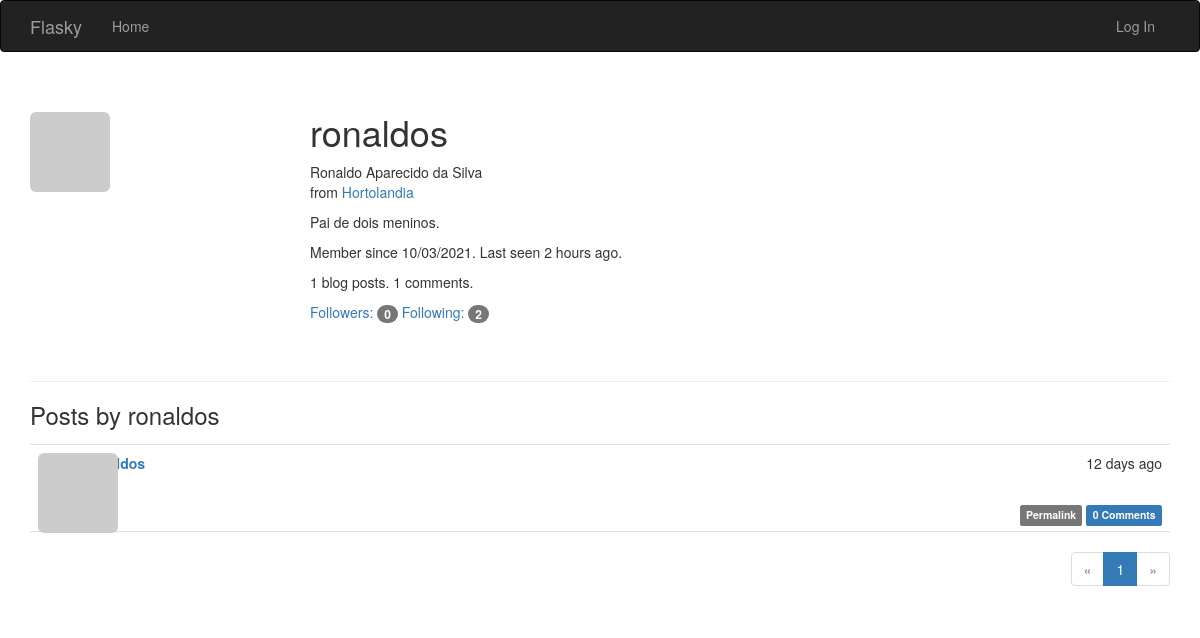
/user/ronaldos, run on an earlier commit of the app's database.
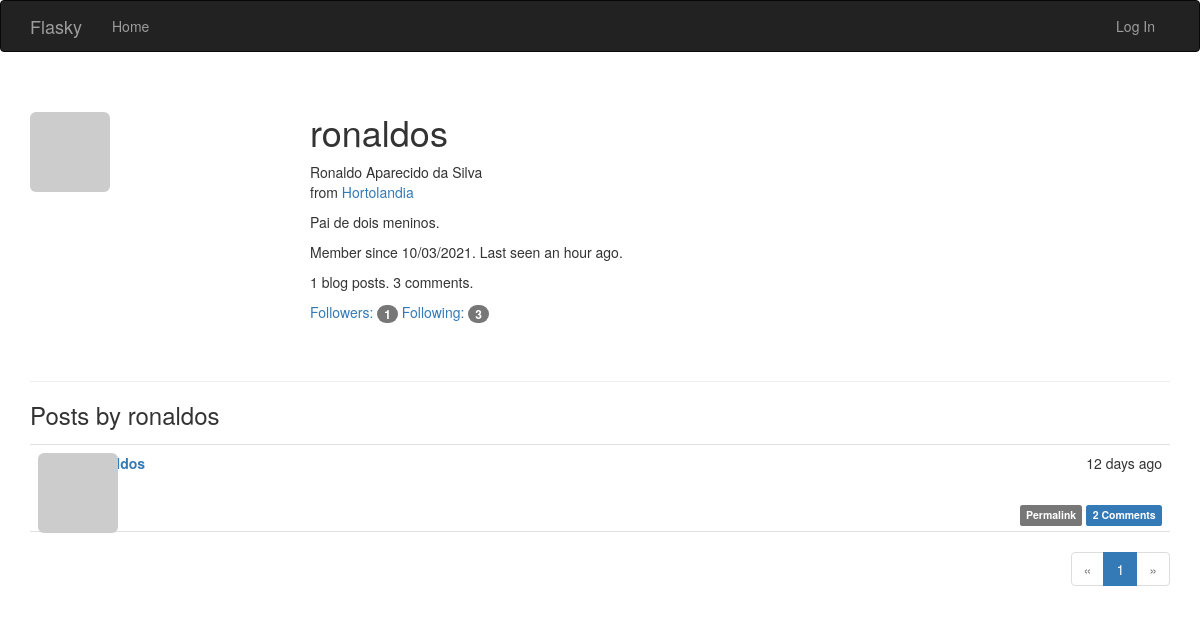
And on a later commit of the database.
### app/models.py (models this page shows, shortened)
class User(UserMixin, db.Model):
    __tablename__ = 'users'
    id = db.Column(db.Integer, primary_key=True)
    email = db.Column(db.String(64), unique=True, index=True)
    username = db.Column(db.String(64), unique=True, index=True)
    role_id = db.Column(db.Integer, db.ForeignKey('roles.id'))
    password_hash = db.Column(db.String(128))
    confirmed = db.Column(db.Boolean, default=False)
    name = db.Column(db.String(64))
    location = db.Column(db.String(64))
    about_me = db.Column(db.Text())
    member_since = db.Column(db.DateTime(), default=datetime.utcnow)
    last_seen = db.Column(db.DateTime(), default=datetime.utcnow)
    avatar_hash = db.Column(db.String(32))
    posts = db.relationship('Post', backref='author', lazy='dynamic')
    followed = db.relationship('Follow',
                               foreign_keys=[Follow.follower_id],
                               backref=db.backref('follower', lazy='joined'),
                               lazy='dynamic',
                               cascade='all, delete-orphan')
    followers = db.relationship('Follow',
                                foreign_keys=[Follow.followed_id],
                                backref=db.backref('followed', lazy='joined'),
                                lazy='dynamic',
                                cascade='all, delete-orphan')
    comments = db.relationship('Comment', backref='author', lazy='dynamic')
    @property
    def password(self):
        raise AttributeError('password is not a readable attribute')
    def gravatar(self, size=100, default='identicon', rating='g'):
        url = 'https://secure.gravatar.com/avatar'
        hash = self.avatar_hash or self.gravatar_hash()
        return '{url}/{hash}?s={size}&d={default}&r={rating}'.format(
            url=url, hash=hash, size=size, default=default, rating=rating)

class Post(db.Model):
    __tablename__ = 'posts'
    id = db.Column(db.Integer, primary_key=True)
    body = db.Column(db.Text)
    body_html = db.Column(db.Text)
    timestamp = db.Column(db.DateTime, index=True, default=datetime.utcnow)
    author_id = db.Column(db.Integer, db.ForeignKey('users.id'))
    comments = db.relationship('Comment', backref='post', lazy='dynamic')

### app/main/views.py (the view)
@main.route('/user/<username>')
def user(username):
    user = User.query.filter_by(username=username).first_or_404()
    page = request.args.get('page', 1, type=int)
    pagination = user.posts.order_by(Post.timestamp.desc()).paginate(
        page, per_page=current_app.config['FLASKY_POSTS_PER_PAGE'],
        error_out=False)
    posts = pagination.items
    return render_template('user.html', user=user, posts=posts,
                           pagination=pagination)

### app/auth/views.py (called while the page is built)
@auth.before_app_request
def before_request():
    if current_user.is_authenticated:
        current_user.ping()
        if not current_user.confirmed \
                and request.endpoint \
                and request.blueprint != 'auth' \
                and request.endpoint != 'static':
            return redirect(url_for('auth.unconfirmed'))

### app/main/__init__.py (called while the page is built)
@main.app_context_processor
def inject_permissions():
    return dict(Permission=Permission)

### app/models.py (called while the page is built)
    def can(self, permissions):
        return False

    def is_administrator(self):
        return False

### app/templates/user.html (shortened to what this page needs)
{% extends "base.html" %}
{% import "_macros.html" as macros %}
{% block page_content %}
<div class="page-header">
    <img class="img-rounded profile-thumbnail" src="{{ user.gravatar(size=256) }}">
    <div class="profile-header">
        <h1>{{ user.username }}</h1>
        {% if user.name or user.location %}
        <p>
            {% if user.name %}{{ user.name }}<br>{% endif %}
            {% if user.location %}
                from <a href="http://maps.google.com/?q={{ user.location }}">{{ user.location }}</a><br>
            {% endif %}
        </p>
        {% endif %}
        {% if user.about_me %}<p>{{ user.about_me }}</p>{% endif %}
        <p>Member since {{ moment(user.member_since).format('L') }}. Last seen {{ moment(user.last_seen).fromNow() }}.</p>
        <p>{{ user.posts.count() }} blog posts. {{ user.comments.count() }} comments.</p>
        <p>
            <a href="{{ url_for('.followers', username=user.username) }}">Followers: <span class="badge">{{ user.followers.count() - 1 }}</span></a>
            <a href="{{ url_for('.followed_by', username=user.username) }}">Following: <span class="badge">{{ user.followed.count() - 1 }}</span></a>
        </p>
    </div>
</div>
<h3>Posts by {{ user.username }}</h3>
{% include '_posts.html' %}
{% if pagination %}
<div class="pagination">
    {{ macros.pagination_widget(pagination, '.user', username=user.username) }}
</div>
{% endif %}
{% endblock %}

### app/templates/_posts.html (shortened to what this page needs)
<ul class="posts">
    {% for post in posts %}
    <li class="post">
        <div class="post-thumbnail">
            <a href="{{ url_for('.user', username=post.author.username) }}">
                <img class="img-rounded profile-thumbnail" src="{{ post.author.gravatar(size=40) }}">
            </a>
        </div>
        <div class="post-content">
            <div class="post-date">{{ moment(post.timestamp).fromNow() }}</div>
            <div class="post-author"><a href="{{ url_for('.user', username=post.author.username) }}">{{ post.author.username }}</a></div>
            <div class="post-body">
                {% if post.body_html %}
                    {{ post.body_html | safe }}
                {% else %}
                    {{ post.body }}
                {% endif %}
            </div>
            <div class="post-footer">
                <a href="{{ url_for('.post', id=post.id) }}">
                    <span class="label label-default">Permalink</span>
                </a>
                <a href="{{ url_for('.post', id=post.id) }}#comments">
                    <span class="label label-primary">{{ post.comments.count() }} Comments
                    </span>
                </a>
            </div>
        </div>
    </li>
    {% endfor %}
</ul>

What changed in the data, as far as the page shows it:
changed User "ronaldos": last_seen "2 hours ago" → "an hour ago"
computed for Post: comments.count "0" → "2"
Also different on the page:
{{ user.comments.count() }}: "1" → "3"
{{ user.followers.count() - 1 }}: "0" → "1"
{{ user.followed.count() - 1 }}: "2" → "3"
